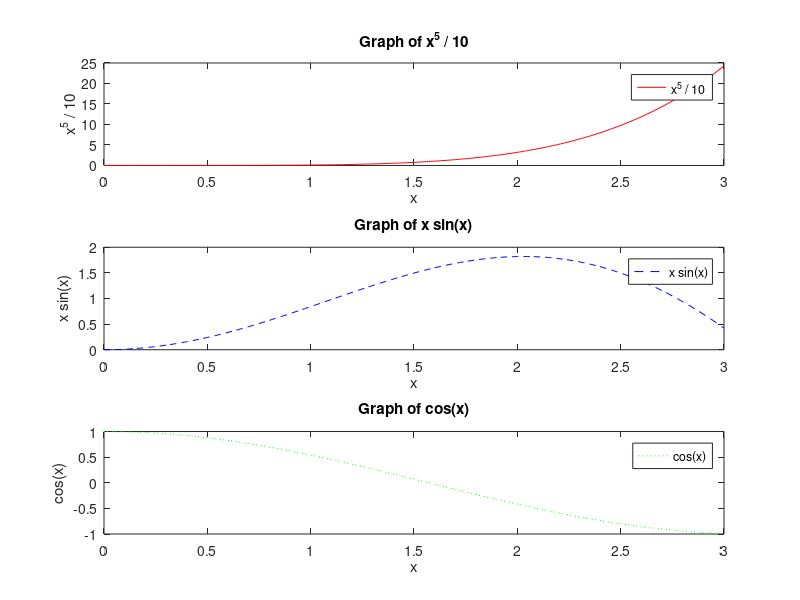

MATLAB code to generate this figure:
clc;
clear all;
clf;
x = 0:0.01:3;
y1 = x .^ 5 / 10;
y2 = x .* sin(x);
y3 = cos(x);

% plot(x, y1);
% hold on;
% plot(x, y2);
% plot(x, y3);
% hold off;

% plot(x, y1, "r", x, y2, "--b", x, y3, ":g")

subplot(3, 1, 1);
plot(x, y1, 'r');
xlabel('x');
ylabel('x^5 / 10');
title('Graph of x^5 / 10');
legend('x^5 / 10');

subplot(3, 1, 2);
plot(x, y2, '--b');
xlabel('x');
ylabel('x sin(x)');
title('Graph of x sin(x)');
legend('x sin(x)');

subplot(3, 1, 3);
plot(x, y3, ':g');
xlabel('x');
ylabel('cos(x)');
title('Graph of cos(x)');
legend('cos(x)');
